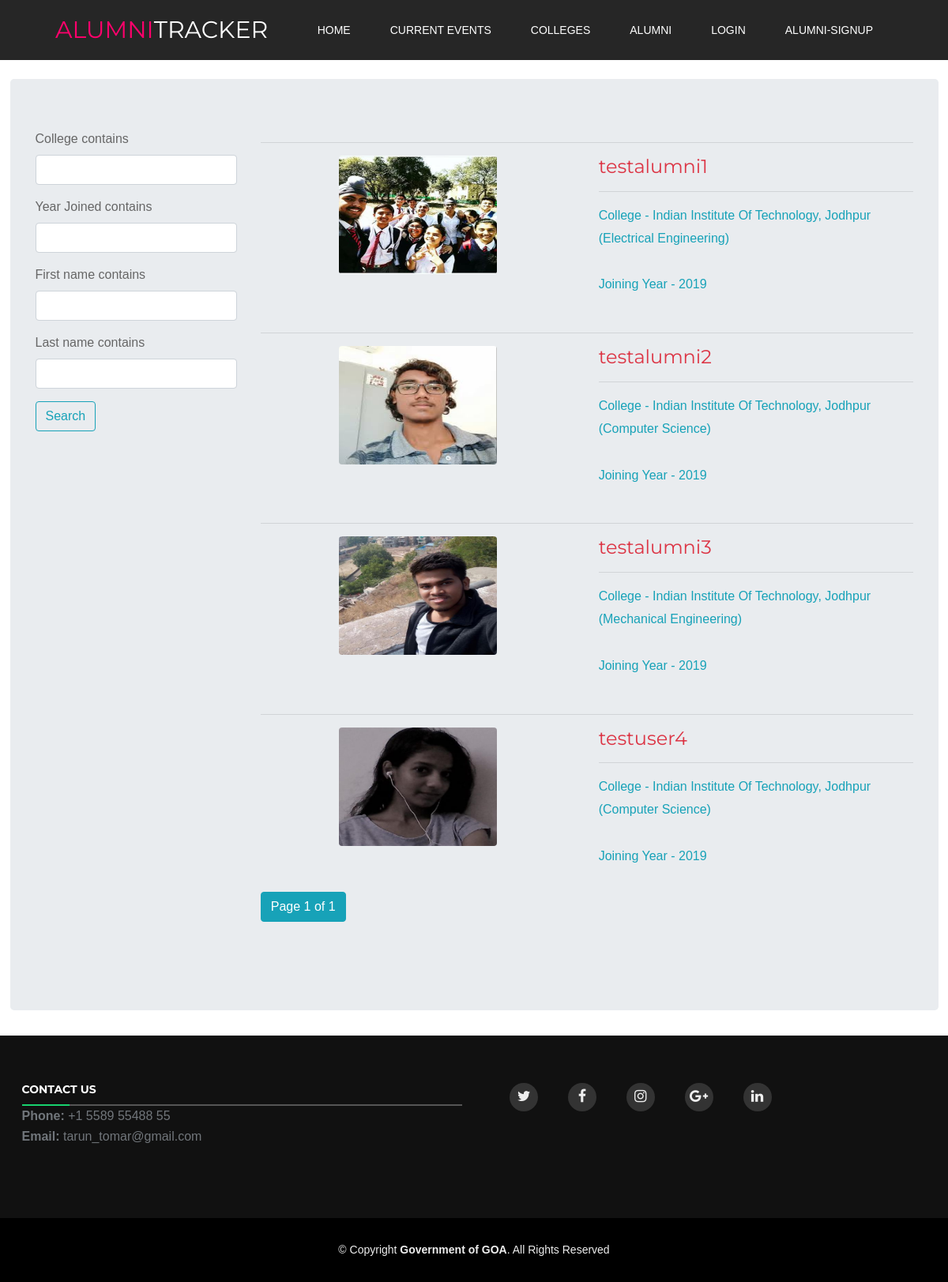
/showalumni/, run on an earlier commit of the app's database.
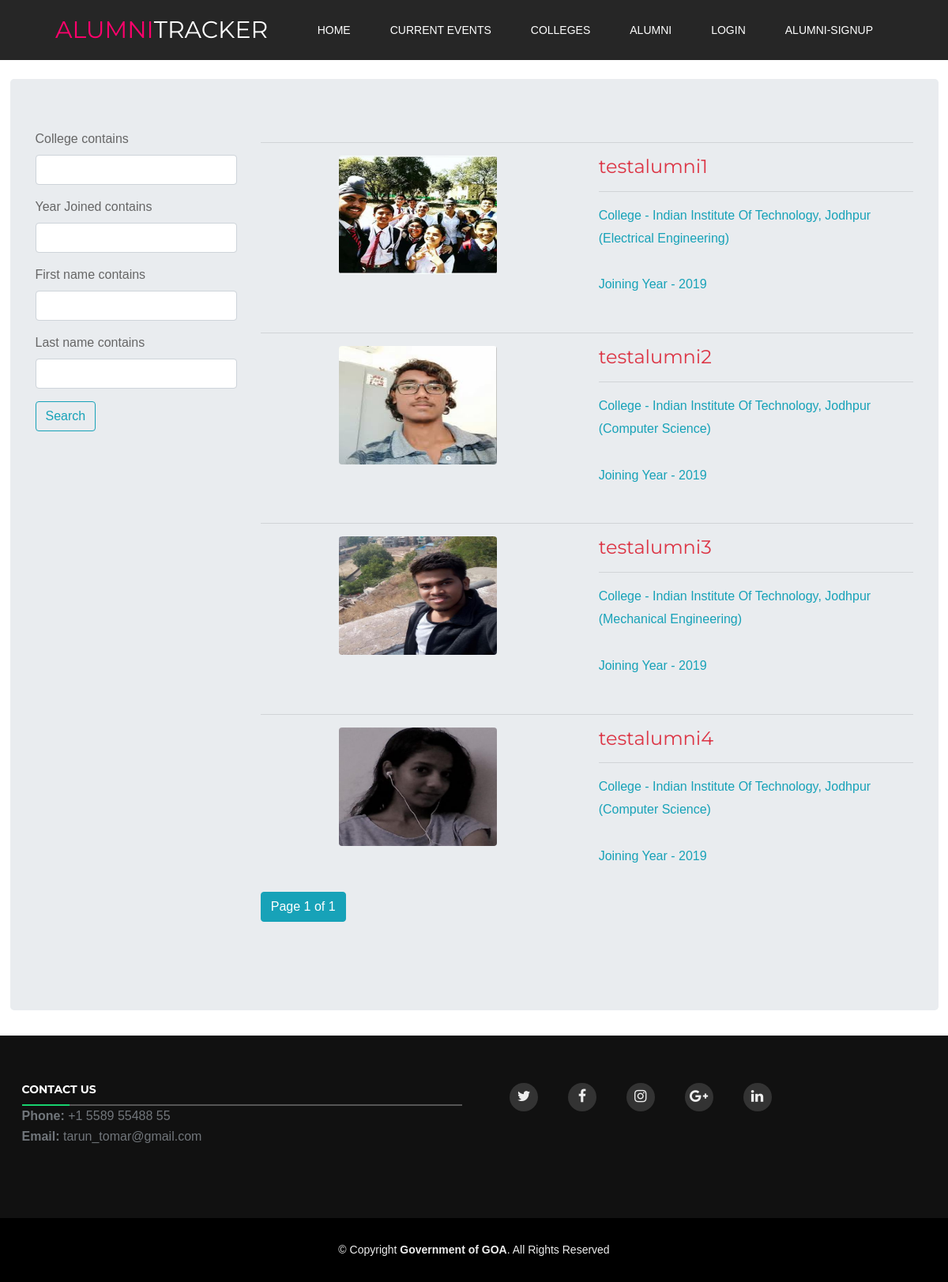
And on a later commit of the database.
### newApp/models.py (models this page shows, shortened)
class User(AbstractUser):
    is_college = models.BooleanField(default=False)
    College = models.CharField(
        max_length=80,
        choices=COLLEGE_CHOICES,
        default="None"
    )
    About = models.TextField(max_length=800)
    Work = models.TextField(max_length=50)
    Year_Joined = models.CharField(max_length=4)
    Branch = models.CharField(max_length=50)
    Image = models.ImageField(
        upload_to='images',
        default='default/test.png'
    )
    Verified = models.BooleanField(default=False)

### newApp/views.py (the view)
def AlumniListView(request):
    total = User.objects.filter(Verified=True).filter(is_college=False).all()
    alfilter = AlumniFilter(request.GET, queryset=total)
    template_name = 'showalumni.html'
    paginator = Paginator(alfilter.qs, 5)
    page_number = request.GET.get('page')
    try:
        page_obj = paginator.page(page_number)
    except PageNotAnInteger:
        page_obj = paginator.page(1)
    except EmptyPage:
        page_obj = paginator.page(paginator.num_pages)
    return render(request, template_name, {'filter': alfilter, 'page_obj': page_obj})

### templates/showalumni.html (shortened to what this page needs)
{% extends "base.html" %} {%load static%} {% load crispy_forms_tags %} {% load templatetags %} {% block content %}
<br>
<div class="container jumbotron">
    <div class="row">
        <div class="col-sm-3 ">
            <form method="get">
                {{ filter.form|crispy }}
                <button class="btn btn-outline-info" type="submit">Search</button>
            </form>
        </div>
        <div class="col-sm-9">
            {% for p in page_obj %}
            <hr>
            <a href="{% url 'alumni-detail' p.id %}" style="color: black">
                <div class="mx-auto  style=" width:500px">
                    <div class="row">
                        <div class="avatar mx-auto white col-sm-5">
                            <img src="{{ p.Image.url }}" style="height: 150px;width: 200px" class="rounded mx-auto d-block">
                        </div>
                        <div class="col-sm-6 ">
                            <h4 class="card-title text-danger">{{p.username}}</h4>
                            <hr>
                            <p class="text-info ">College - {{p.College}} ({{p.Branch}})</p>
                            <p class="text-info">Joining Year - {{p.Year_Joined}}</p>
                        </div>
                    </div>
                </div>
            </a>
            {%endfor%}
            <div class="pagination">
            <span>
                <span class="current btn btn-info mb-4" >
                    Page {{ page_obj.number }} of {{ page_obj.paginator.num_pages }}
                </span>
            </span>
        </div>
        </div>
    </div>
    <br>
</div>
{%endblock%}

What changed in the data, as far as the page shows it:
changed User: username "testuser4" → "testalumni4"
